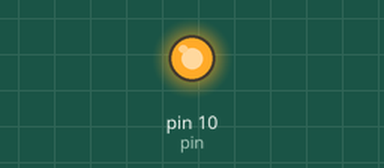
This sketch was run on a simulated Arduino Uno, built with avr-gcc and run on an emulated ATmega328P. Shown: output pins drawn as LEDs (lit = HIGH). Random numbers use the default seed unless the sketch sets one; what the sketch prints to the serial monitor is not drawn.

Above: at 0.2 s.
Timing chart, 0 to 40.0 s (numbered marks = the images above):
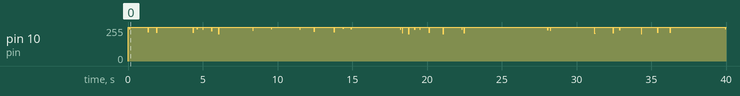

The sketch:

led_light_canlde.ino
```cpp
const int pin = 10;
long dom;
long random_time;
int difer_time();

void setup() {
  pinMode(pin, OUTPUT);
  randomSeed(analogRead(A3));
  Serial.begin(9600);
}

int min_led = 200;
int max_led = 1024;

void loop() {
  dom = random(min_led, max_led); // random number to shine led
  random_time = difer_time(dom); // convert stranght to time
  analogWrite(pin, dom); // set pin to value PWM
  delay(random_time); // set delay depending of the stranght

}

int difer_time(int s){
  int a, b, wait;

  b = map(s, min_led, max_led, 1, 100); // remap stranght to 100%
  // 3 stages of random speed. If more light then longer delay
  if (b > 80){
    wait = random(80, 100);
  }
  else if (b > 20 && b < 60){
    wait = random(20, 80);
  }
  else{
    wait = random(1, 20); // led almost turned of, time very short.
  }

  Print(80); Print(40); Print(20); // print base line
  Print(b); Print(wait); Print(s); // print values to the screen
  Serial.println(""); // make new line.

  return wait;
}

void Print(int d){
  // print function is alowing make code above shorter
  Serial.print(d); Serial.print(" ");
}
```
